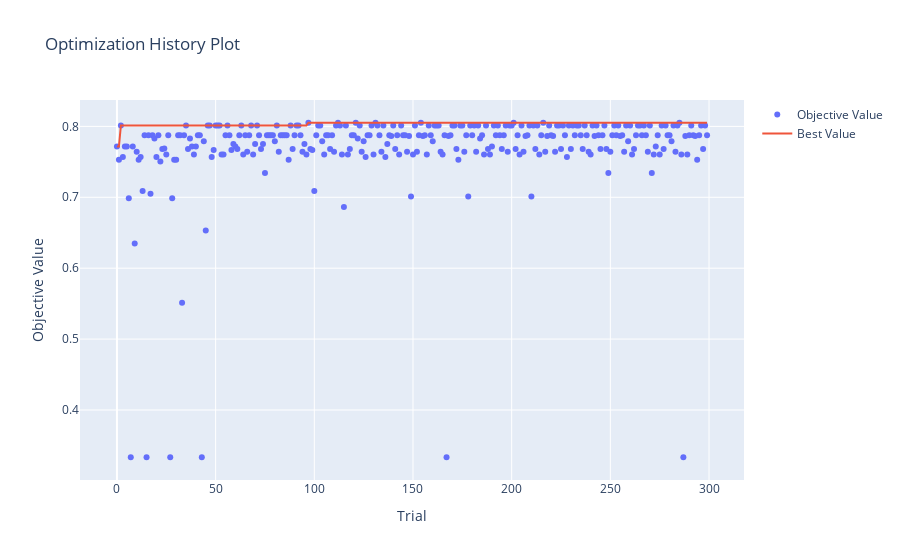

The cell this chart's notebook holds for it:
### Code cell
# Visualizar el historial de optimización
plot_optimization_history(study)

### Figure 1 — Plotly figure (JSON) as saved in the notebook; plotly's stock layout.template omitted (floating-point values rounded to 4 significant figures; data arrays with more than 128 entries replaced by an {"elided": "..."} marker saying what was removed)
{"data": [{"mode": "markers", "name": "Objective Value", "type": "scatter", "x": {"elided": "300 int values"}, "y": {"elided": "300 float values"}}, {"mode": "lines", "name": "Best Value", "type": "scatter", "x": {"elided": "300 int values"}, "y": {"elided": "300 float values"}}, {"marker": {"color": "#cccccc"}, "mode": "markers", "name": "Infeasible Trial", "showlegend": false, "type": "scatter", "x": [], "y": []}], "layout": {"title": {"text": "Optimization History Plot"}, "xaxis": {"title": {"text": "Trial"}}, "yaxis": {"title": {"text": "Objective Value"}}}}
